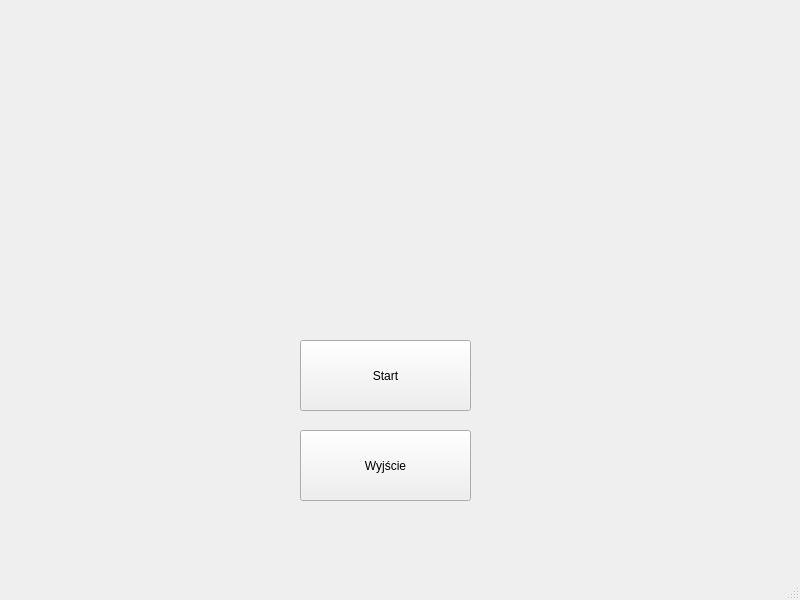
<?xml version="1.0" encoding="UTF-8"?>
<ui version="4.0">
 <class>MainWindow</class>
 <widget class="QMainWindow" name="MainWindow">
  <property name="geometry">
   <rect>
    <x>0</x>
    <y>0</y>
    <width>800</width>
    <height>600</height>
   </rect>
  </property>
  <property name="windowTitle">
   <string>MainWindow</string>
  </property>
  <widget class="QWidget" name="centralwidget">
   <widget class="QPushButton" name="pushButton">
    <property name="geometry">
     <rect>
      <x>300</x>
      <y>430</y>
      <width>171</width>
      <height>71</height>
     </rect>
    </property>
    <property name="text">
     <string>Wyjście</string>
    </property>
   </widget>
   <widget class="QPushButton" name="pushButton_2">
    <property name="geometry">
     <rect>
      <x>300</x>
      <y>340</y>
      <width>171</width>
      <height>71</height>
     </rect>
    </property>
    <property name="text">
     <string>Start</string>
    </property>
   </widget>
  </widget>
  <widget class="QMenuBar" name="menubar">
   <property name="geometry">
    <rect>
     <x>0</x>
     <y>0</y>
     <width>800</width>
     <height>26</height>
    </rect>
   </property>
  </widget>
  <widget class="QStatusBar" name="statusbar"/>
 </widget>
 <resources/>
 <connections/>
</ui>
